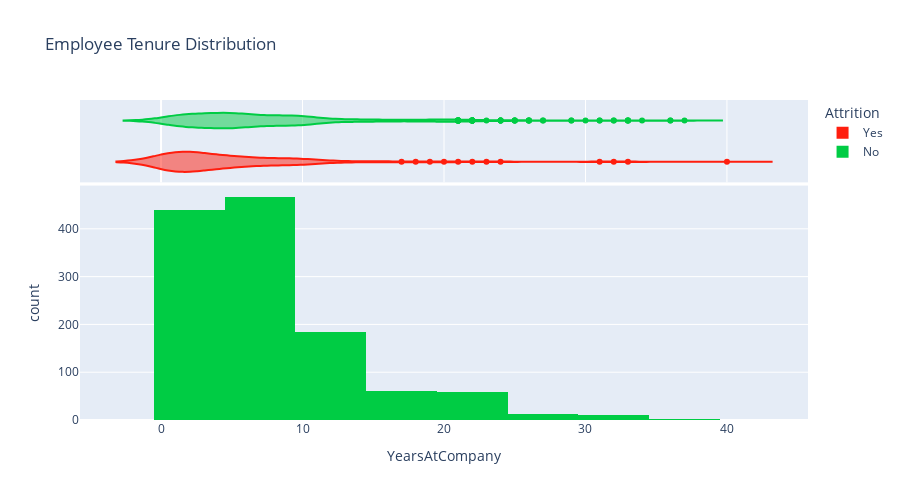

Notebook cell for this chart:
### Markdown cell above
### **Years at Company**

### Code cell
fig_years = px.histogram(
    employee_df,
    x='YearsAtCompany',
    color='Attrition',
    title='Employee Tenure Distribution',
    nbins=20,
    color_discrete_map={'Yes': colors['danger'], 'No': colors['success']},
    marginal='violin'
)
fig_years.update_layout(height=500, barmode='overlay')
fig_years.show()

### Figure 1 — Plotly figure (JSON) as saved in the notebook; plotly's stock layout.template omitted (floating-point values rounded to 4 significant figures; data arrays with more than 128 entries replaced by an {"elided": "..."} marker saying what was removed)
{"data": [{"alignmentgroup": "True", "bingroup": "x", "hovertemplate": "Attrition=Yes<br>YearsAtCompany=%{x}<br>count=%{y}<extra></extra>", "legendgroup": "Yes", "marker": {"color": "#ff1e0e", "pattern": {"shape": ""}}, "name": "Yes", "nbinsx": 20, "offsetgroup": "Yes", "orientation": "v", "showlegend": true, "type": "histogram", "x": {"elided": "237 int values"}, "xaxis": "x", "yaxis": "y"}, {"alignmentgroup": "True", "hovertemplate": "Attrition=Yes<br>YearsAtCompany=%{x}<extra></extra>", "legendgroup": "Yes", "marker": {"color": "#ff1e0e"}, "name": "Yes", "offsetgroup": "Yes", "scalegroup": "x", "showlegend": false, "type": "violin", "x": {"elided": "237 int values"}, "xaxis": "x2", "yaxis": "y2"}, {"alignmentgroup": "True", "bingroup": "x", "hovertemplate": "Attrition=No<br>YearsAtCompany=%{x}<br>count=%{y}<extra></extra>", "legendgroup": "No", "marker": {"color": "#00cc44", "pattern": {"shape": ""}}, "name": "No", "nbinsx": 20, "offsetgroup": "No", "orientation": "v", "showlegend": true, "type": "histogram", "x": {"elided": "1233 int values"}, "xaxis": "x", "yaxis": "y"}, {"alignmentgroup": "True", "hovertemplate": "Attrition=No<br>YearsAtCompany=%{x}<extra></extra>", "legendgroup": "No", "marker": {"color": "#00cc44"}, "name": "No", "offsetgroup": "No", "scalegroup": "x", "showlegend": false, "type": "violin", "x": {"elided": "1233 int values"}, "xaxis": "x2", "yaxis": "y2"}], "layout": {"barmode": "overlay", "height": 500, "legend": {"title": {"text": "Attrition"}, "tracegroupgap": 0}, "title": {"text": "Employee Tenure Distribution"}, "xaxis": {"anchor": "y", "domain": [0, 1], "title": {"text": "YearsAtCompany"}}, "xaxis2": {"anchor": "y2", "domain": [0, 1], "matches": "x", "showgrid": true, "showticklabels": false}, "yaxis": {"anchor": "x", "domain": [0, 0.7326], "title": {"text": "count"}}, "yaxis2": {"anchor": "x2", "domain": [0.7426, 1], "matches": "y2", "showgrid": false, "showline": false, "showticklabels": false, "ticks": ""}}}
